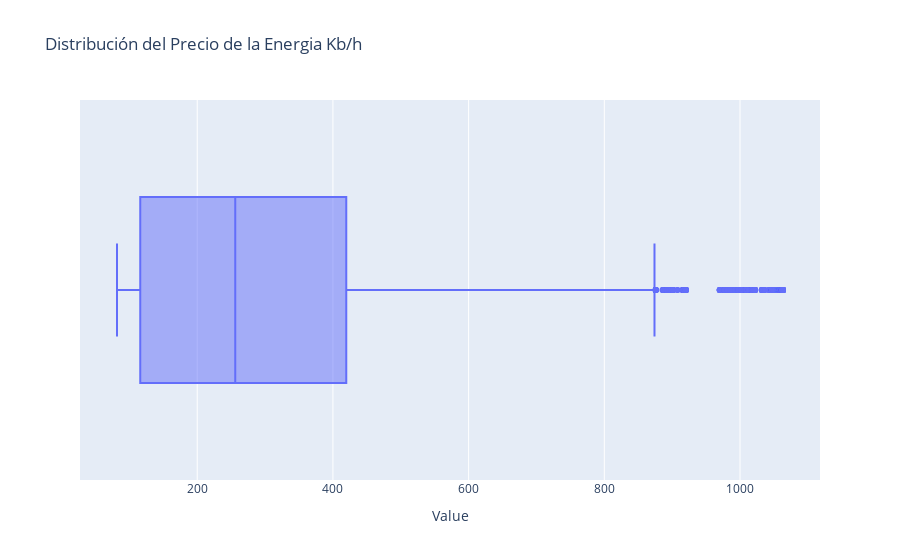

Source (notebook cell):
### Markdown cell above
#### Gráficando distribución de `Value`

### Code cell
px.box(df_precios_curated,x="Value",title="Distribución del Precio de la Energia Kb/h")

### Figure 1 — Plotly figure (JSON) as saved in the notebook; plotly's stock layout.template omitted (floating-point values rounded to 4 significant figures; data arrays with more than 128 entries replaced by an {"elided": "..."} marker saying what was removed)
{"data": [{"alignmentgroup": "True", "hovertemplate": "Value=%{x}<extra></extra>", "legendgroup": "", "marker": {"color": "#636efa"}, "name": "", "notched": false, "offsetgroup": "", "orientation": "h", "showlegend": false, "type": "box", "x": {"elided": "19340 float values"}, "x0": " ", "xaxis": "x", "y0": " ", "yaxis": "y"}], "layout": {"boxmode": "group", "legend": {"tracegroupgap": 0}, "title": {"text": "Distribución del Precio de la Energia Kb/h"}, "xaxis": {"anchor": "y", "domain": [0, 1], "title": {"text": "Value"}}, "yaxis": {"anchor": "x", "domain": [0, 1]}}}
